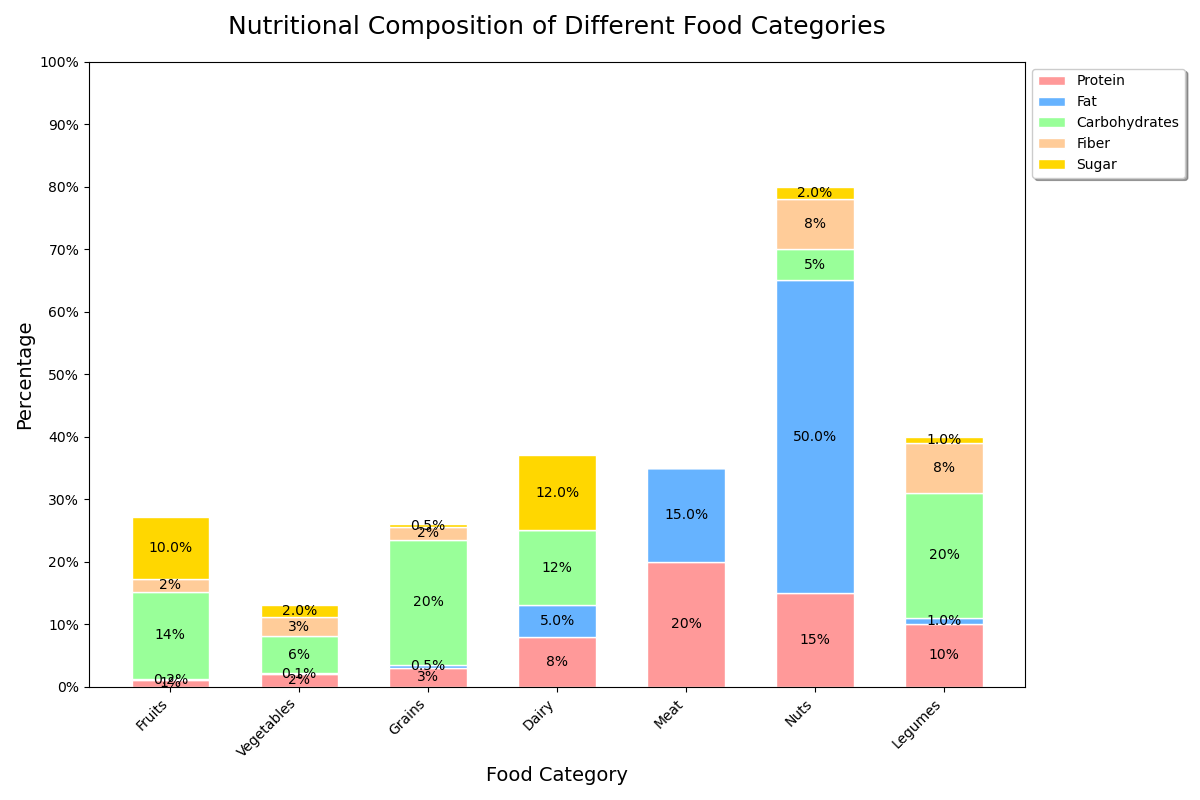

Recreate this plot in Python.

import matplotlib.pyplot as plt
import pandas as pd
import numpy as np

data = {
    'Category': ['Fruits', 'Vegetables', 'Grains', 'Dairy', 'Meat', 'Nuts', 'Legumes'],
    'Protein': [1, 2, 3, 8, 20, 15, 10],
    'Fat': [0.2, 0.1, 0.5, 5, 15, 50, 1],
    'Carbohydrates': [14, 6, 20, 12, 0, 5, 20],
    'Fiber': [2, 3, 2, 0, 0, 8, 8],
    'Sugar': [10, 2, 0.5, 12, 0, 2, 1]
}

df = pd.DataFrame(data)
df.set_index('Category', inplace=True)

colors = ['#FF9999', '#66B3FF', '#99FF99', '#FFCC99', '#FFD700']

columns = df.columns
n_rows = len(df)

fig, ax = plt.subplots(figsize=(12, 8))

for i, column in enumerate(columns):
    values = df[column].values
    bottom_values = df[columns[:i]].sum(axis=1).values if i > 0 else np.zeros(n_rows)
    ax.bar(df.index, values, color=colors[i], edgecolor='white', width=0.6, bottom=bottom_values)

for i in range(n_rows):
    for j, column in enumerate(columns):
        value = df[column].values[i]
        bottom_value = df[columns[:j]].sum(axis=1).values[i]
        if value != 0:
            ax.text(i, bottom_value + value/2, f'{value}%', va='center', ha='center', color='black')

ax.set_xticks(np.arange(n_rows))
ax.set_xticklabels(df.index, rotation=45, ha='right')

ax.set_yticks(np.linspace(0, 100, 11))
ax.set_yticklabels([f'{i}%' for i in range(0, 101, 10)])

ax.set_title('Nutritional Composition of Different Food Categories', fontsize=18, pad=20)
ax.set_xlabel('Food Category', fontsize=14)
ax.set_ylabel('Percentage', fontsize=14)

ax.legend(columns, loc='upper left', bbox_to_anchor=(1, 1), fancybox=True, shadow=True, ncol=1)

plt.tight_layout()
plt.show()
